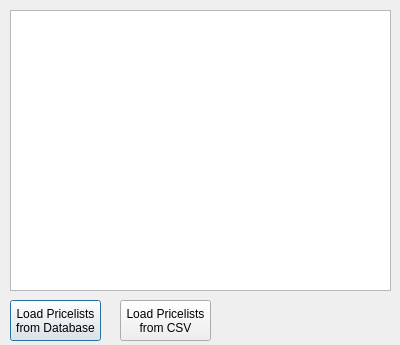
<?xml version="1.0" encoding="UTF-8"?>
<ui version="4.0">
 <class>Pricelist</class>
 <widget class="QDialog" name="Pricelist">
  <property name="geometry">
   <rect>
    <x>0</x>
    <y>0</y>
    <width>400</width>
    <height>345</height>
   </rect>
  </property>
  <property name="windowTitle">
   <string>Dialog</string>
  </property>
  <widget class="QTableView" name="tableView">
   <property name="geometry">
    <rect>
     <x>10</x>
     <y>10</y>
     <width>381</width>
     <height>281</height>
    </rect>
   </property>
  </widget>
  <widget class="QPushButton" name="btnLoaddb">
   <property name="geometry">
    <rect>
     <x>10</x>
     <y>300</y>
     <width>91</width>
     <height>41</height>
    </rect>
   </property>
   <property name="text">
    <string>Load Pricelists
from Database</string>
   </property>
  </widget>
  <widget class="QPushButton" name="btnLoadcsv">
   <property name="geometry">
    <rect>
     <x>120</x>
     <y>300</y>
     <width>91</width>
     <height>41</height>
    </rect>
   </property>
   <property name="toolTip">
    <string>You seriously want to load a CSV file?</string>
   </property>
   <property name="text">
    <string>Load Pricelists
from CSV</string>
   </property>
  </widget>
 </widget>
 <resources/>
 <connections/>
</ui>
